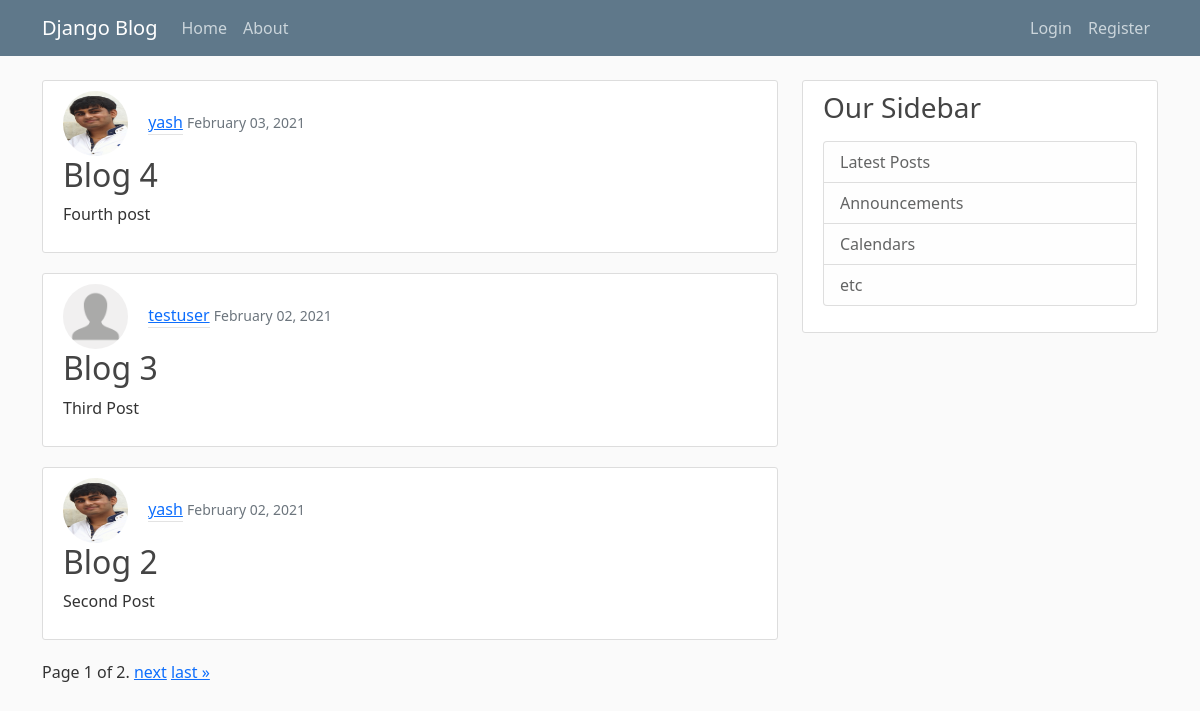
/, run on an earlier commit of the app's database.
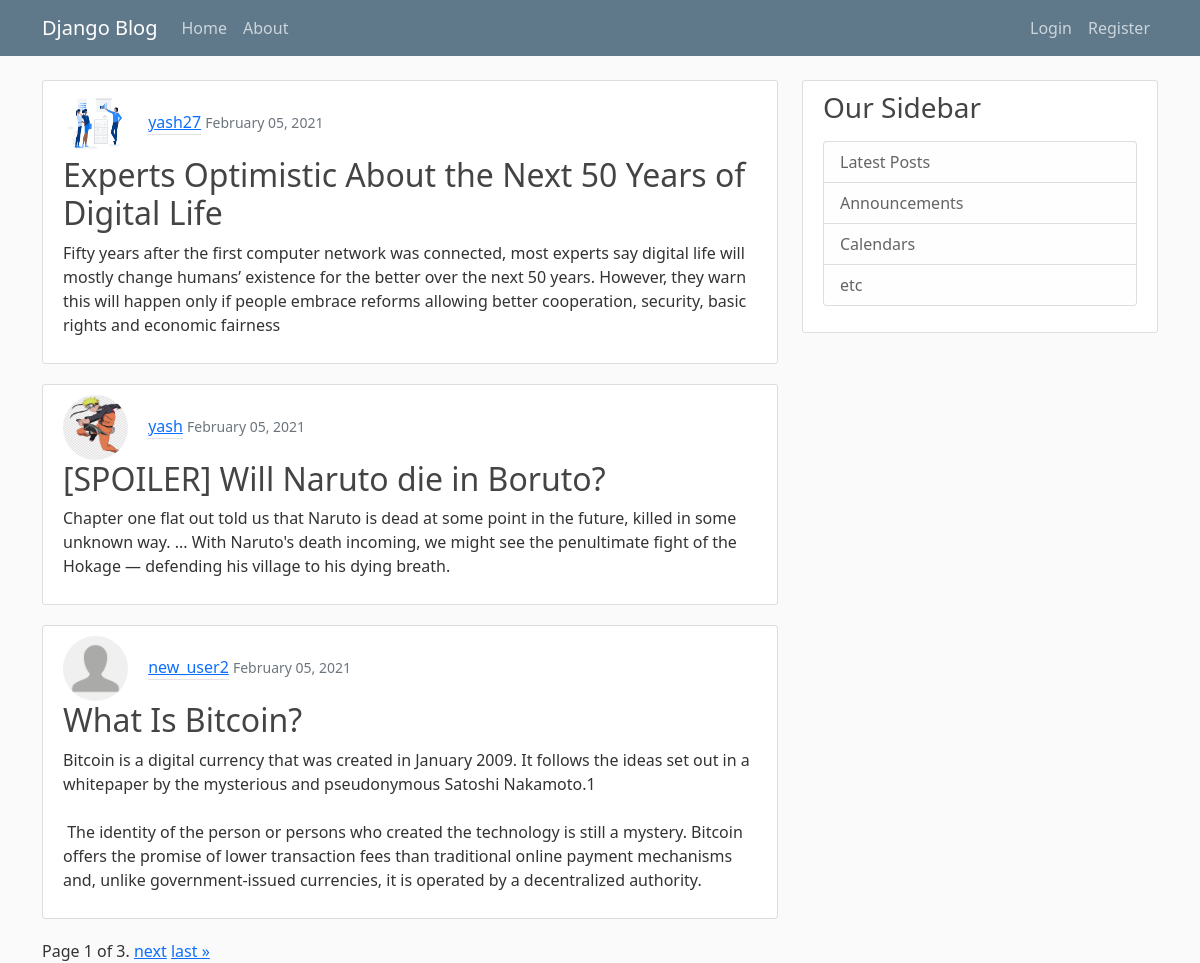
And on a later commit of the database.
### blog/models.py (models this page shows, shortened)
class Post(models.Model):
    title = models.CharField(max_length=100)
    content = models.TextField()
    date_posted = models.DateTimeField(default=timezone.now)
    author = models.ForeignKey(User, on_delete=models.CASCADE)

### users/models.py (models this page shows, shortened)
class Profile(models.Model):
    user = models.OneToOneField(User, on_delete=models.CASCADE)
    image = models.ImageField(default='default.png', upload_to='profile_pics')

### blog/views.py (the view)
# urls.py: path('', views.PostListView.as_view(), name='home'),
class PostListView(generic.ListView):
    paginate_by = 3
    model = Post
    template_name = 'blog/home.html'
    context_object_name = 'posts'
    ordering = ['-date_posted']

### blog/templates/blog/home.html (shortened to what this page needs)
{% extends 'blog/base.html' %}
{% block content %}
{% for post in posts %}
<article class="media content-section">
  <img class="rounded-circle article-img"src="{{post.author.profile.image.url }}" alt="">
      <a class="mr-2 media-body
    article-metadata" href="{% url 'blog:detail' post.id %}">{{ post.author }}</a>
      <small class="text-muted">{{ post.date_posted | date:'F d, Y'}}</small>
    <h2 class="article-title">{{ post.title }}</h2>
    <p class="article-content">{{ post.content }}</p>
</article>
{% endfor %}
<div class="pagination">
    <span class="step-links">
        <span class="current">
            Page {{ page_obj.number }} of {{ page_obj.paginator.num_pages }}.
        </span>
        {% if page_obj.has_next %}
            <a href="?page={{ page_obj.next_page_number }}">next</a>
            <a href="?page={{ page_obj.paginator.num_pages }}">last &raquo;</a>
        {% endif %}
    </span>
</div>
{% endblock %}

What changed in the data, as far as the page shows it:
no longer on this page (row unchanged): Post: author.profile.image (picture), author "yash", date_posted "February 03, 2021", title "Blog 4", content "Fourth post"
no longer on this page (row unchanged): Post: author.profile.image (placeholder picture), author "testuser", date_posted "February 02, 2021", title "Blog 3", content "Third Post"
no longer on this page (row unchanged): Post: author.profile.image (picture), author "yash", date_posted "February 02, 2021", title "Blog 2", content "Second Post"
added Post: author.profile.image (picture), author "yash27", date_posted "February 05, 2021", title "Experts Optimistic About the Next 50 Years of Digital Life", content "Fifty years after the first computer network was connected, most experts say digital life will mostly change humans’ existence for the better over the next 50 years. However, they warn this will happen only if people embrace reforms allowing better cooperation, security, basic rights and economic fairness"
added Post: author.profile.image (picture), author "yash", date_posted "February 05, 2021", title "[SPOILER] Will Naruto die in Boruto?", content "Chapter one flat out told us that Naruto is dead at some point in the future, killed in some unknown way. ... With Naruto's death incoming, we might see the penultimate fight of the Hokage — defending his village to his dying breath."
added Post: author.profile.image (placeholder picture), author "new_user2", date_posted "February 05, 2021", title "What Is Bitcoin?", content "Bitcoin is a digital currency that was created in January 2009. It follows the ideas set out in a whitepaper by the mysterious and pseudonymous Satoshi Nakamoto.1 The identity of the person or persons who created the technology is still a mystery. Bitcoin offers the promise of lower transaction fees than traditional online payment mechanisms and, unlike government-issued currencies, it is operated by a decentralized authority."
Also different on the page:
{{ page_obj.paginator.num_pages }}: "2" → "3"
